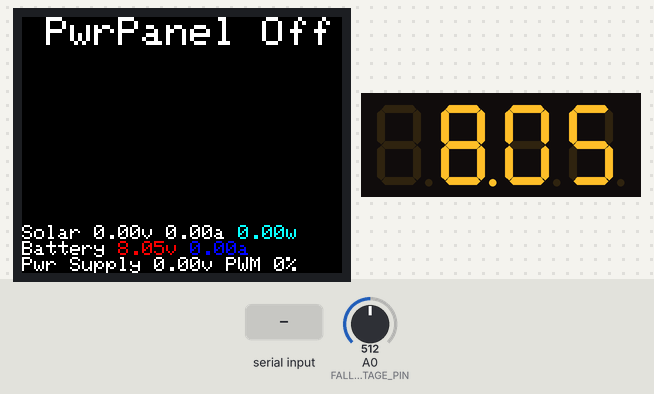
Simulated run of this sketch. Board: Arduino Leonardo, built with avr-gcc and run on an emulated ATmega32U4. On the bench: 160×128 colour display, 4-digit seven-segment display. Inputs (shaded band) come from the test bench; at power-on: A0 (FALLBACK_VOLTAGE_PIN) = 512.

Above: at 1.8 s.
1.9 s: "noBat\n" received over the second serial link
At 3.3 s:
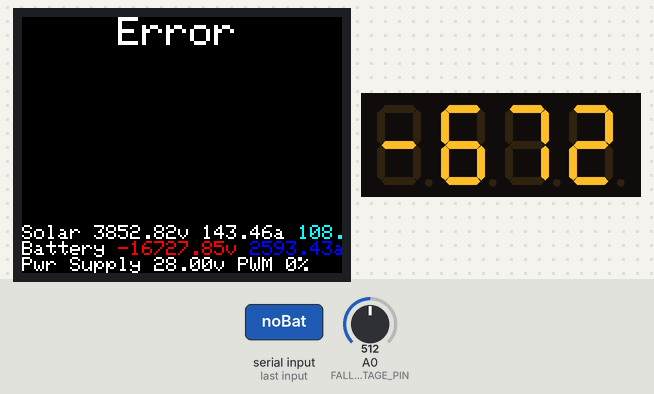
4.9 s: A0 (FALLBACK_VOLTAGE_PIN) set to 716
At 5.7 s:
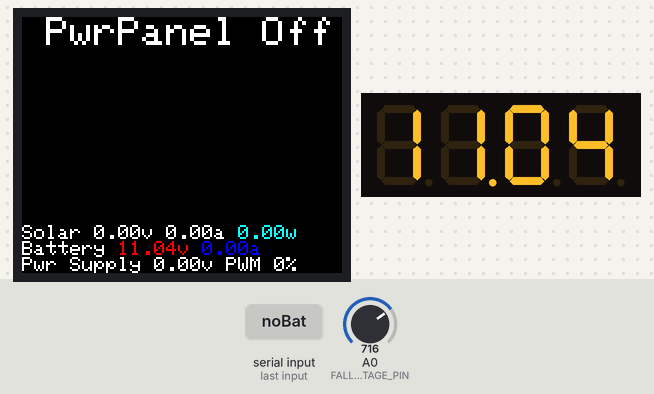
6.5 s: "sleep\n" received over the second serial link
At 8.0 s:
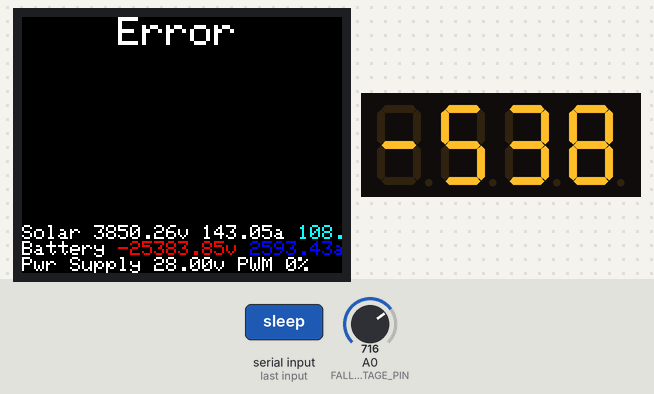
9.5 s: A0 (FALLBACK_VOLTAGE_PIN) set to 900
At 10.4 s:
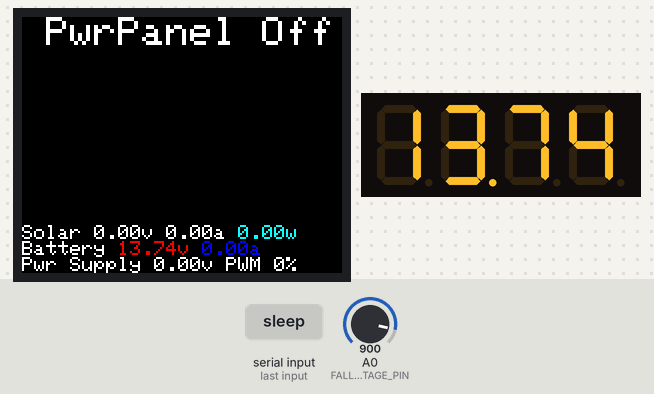
11.1 s: A0 (FALLBACK_VOLTAGE_PIN) set to 1023
At 33.7 s:
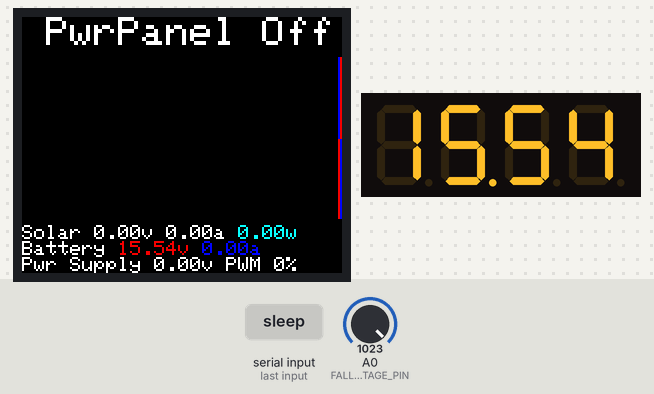
Timing chart, 0 to 35.2 s (numbered marks = the images above; inputs shaded):
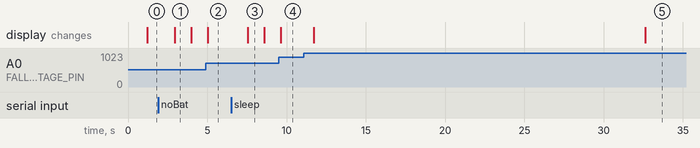

Measured:
- after the input at 1.9 s, the display: changes after 1.0 s (image 1)
- after the input at 4.9 s, the display: changes after 0.14 s (image 2)
- after the input at 6.5 s, the display: changes after 1.0 s (image 3)
- after the input at 9.5 s, the display: changes after 0.14 s (image 4)
- what the display in image 1 shows lasts 1.1 s, from 2.9 s to 4.0 s

The sketch:

gobox.ino
```cpp
#include <Adafruit_ST77xx.h>
#include <Adafruit_ST7789.h>
#include <Adafruit_ST7735.h>

#include <HT16K33.h>

// TFT
//////////////////////////////////////

#define TFT_CS  10
#define TFT_RST 9
#define TFT_DC  8

Adafruit_ST7735 tft = Adafruit_ST7735( TFT_CS, TFT_DC, TFT_RST );

// 7-Segment Display
//////////////////////////////////////

#define SEG_ID  0x70

HT16K33 seg( SEG_ID );

// Fallback Voltage
//////////////////////////////////////

#define FALLBACK_VOLTAGE_PIN      A0
#define FALLBACK_VOLTAGE_SCALE    0.014665    // My voltage divider is 1:3 so 15v becomes 5v
                                              // This value is calibrated to my protoboard/resistor combination
#define FALLBACK_VOLTAGE_BIAS     0.538       // I am sampling downstream of the input protection diode.
                                              // This value is the measured forward voltage of my particular Arduino

#define FALLBACK_VOLTAGE_AVG      8           // Average this many samples -- configured to match the value used in LLPP

// Colors
//////////////////////////////////////

// Colors on this TFT are 18bit BGR, so the standard Adafruit GFX colors don't work properly

#define GOBOX_COLOR_WHITE   0B111111111111111111
#define GOBOX_COLOR_BLACK   0B000000000000000000
#define GOBOX_COLOR_RED     0B000000000000111111
#define GOBOX_COLOR_GREEN   0B000000111111000000
#define GOBOX_COLOR_BLUE    0B111111000000000000
#define GOBOX_COLOR_YELLOW  0B000000111111111111

// Display Data
//////////////////////////////////////

enum charging_status { off, noBatt, sleep, mppt, cc, cv, error, start } charging_status = off;

float sol_volts = 0.00;
float sol_amps = 0.00;

float bat_volts = 0.00;
float bat_amps = 0.00;

float ps_volts = 0.00;
int pwm = 0;

float sol_watts = 0.00;

#define GRAPH_HEIGHT        80
#define GRAPH_MAX_SOL_WATTS 100.0
#define GRAPH_MAX_BAT_VOLTS 14.6
#define GRAPH_MIN_BAT_VOLTS 10.0
#define GRAPH_MAX_BAT_AMPS  5.0

#define GRAPH_POINTS        160
#define GRAPH_SPP           15      // Number of samples per graph point.  15 works out to a roughly 40 minute window in the 160px display.

bool graph_refresh = true;

int graph_point_count = 0;
int next_graph_point = 0;

int sample_count = 0;

float sample_sol_watts = 0.0;
float sample_bat_volts = 0.0;
float sample_bat_amps = 0.0;

byte sol_watts_graph_points[ GRAPH_POINTS ], bat_volts_graph_points[ GRAPH_POINTS ], bat_amps_graph_points[ GRAPH_POINTS ];

// LED Auto-brightness
//////////////////////////////////////

#define LED_BRIGHTNESS_MIN     1
#define LED_BRIGHTNESS_MAX     16

#define LED_SOLAR_MIN           10.0      // Use minimum brightness below this voltage
#define LED_SOLAR_MAX           20.0      // Use maximum brightness above this voltage

#define LED_BRIGHTNESS_SAMPLES  60        // Base LED brightness on a moving average smoothed over this many readings

int led_brightness_next = 0;
int led_brightness_samples[ LED_BRIGHTNESS_SAMPLES ];

// Functions
//////////////////////////////////////

void setup()
{
  int i;

  Serial.begin( 9600 );

  Serial1.begin( 115200 );
  Serial1.setTimeout( 1000 );

  tft.initR( INITR_BLACKTAB );

  tft.setRotation( 1 );
  tft.setTextWrap( false );

  tft.fillScreen( GOBOX_COLOR_BLACK );

  for ( i = 0; i < LED_BRIGHTNESS_SAMPLES; i++ )
  {
    led_brightness_samples[ i ] = LED_BRIGHTNESS_MIN;
  }

  seg.begin();
  seg.brightness( LED_BRIGHTNESS_MIN );
}

float fallback_voltage()
{
  int i, sum;

  for ( sum = 0, i = 0; i < FALLBACK_VOLTAGE_AVG; i++ )
  {
    sum += analogRead( FALLBACK_VOLTAGE_PIN );
    delayMicroseconds( 50 );
  }

  return FALLBACK_VOLTAGE_BIAS + ( ( sum / FALLBACK_VOLTAGE_AVG ) * FALLBACK_VOLTAGE_SCALE );
}

int constrain_graph_point_pos( int graph_point_pos )
{
  if ( graph_point_pos >= GRAPH_POINTS )
  {
    return graph_point_pos - GRAPH_POINTS;
  }
  else if ( graph_point_pos < 0 )
  {
    return GRAPH_POINTS + graph_point_pos;
  }

  return graph_point_pos;
}

int graph_point_y( float percent )
{
  return 20 + ( GRAPH_HEIGHT - constrain( GRAPH_HEIGHT * percent, 0, GRAPH_HEIGHT ) );
}

void read_graph_point()
{
  String raw_data;
  unsigned int seconds;
  char charging[ 6 ];
  float max_amps;
  int sol_volts_whole, sol_volts_fract;
  int sol_amps_whole, sol_amps_fract;
  int bat_volts_whole, bat_volts_fract;
  int bat_amps_whole, bat_amps_fract;
  int max_amps_whole, max_amps_fract;
  int ps_volts_whole, ps_volts_fract;
  int sol_watts_whole, sol_watts_fract;
  float point_sol_watts, point_bat_volts, point_bat_amps;

  raw_data = Serial1.readStringUntil( '\r' );   // LLPP has incorrect \n\r line termination
  raw_data.trim();

  if ( raw_data.length() == 0 )
  {
    charging_status = off;

    sol_volts = 0.00;
    sol_amps = 0.00;

    bat_volts = fallback_voltage();
    bat_amps = 0.00;

    ps_volts = 0.00;
    pwm = 0;

    sol_watts = 0.00;
  }
  else
  {
    sscanf( raw_data.c_str(), "%u Charging = %s pwm = %d Vpv = %d.%d Ipv = %d.%d Vbatt = %d.%d Ibatt = %d.%d/%d.%d Vps = %d.%d Wpv = %d.%d",
            &seconds, charging, &pwm, &sol_volts_whole, &sol_volts_fract, &sol_amps_whole, &sol_amps_fract, &bat_volts_whole, &bat_volts_fract,
            &bat_amps_whole, &bat_amps_fract, &max_amps_whole, &max_amps_fract, &ps_volts_whole, &ps_volts_fract, &sol_watts_whole, &sol_watts_fract );

    sol_volts = sol_volts_whole + ( sol_volts_fract / 100.0 );
    sol_amps  = sol_amps_whole + ( sol_amps_fract / 100.0 );
    bat_volts = bat_volts_whole + ( bat_volts_fract / 100.0 );
    bat_amps  = bat_amps_whole + ( bat_amps_fract / 100.0 );
    max_amps  = max_amps_whole + ( max_amps_fract / 100.0 );
    ps_volts  = ps_volts_whole + ( ps_volts_fract / 100.0 );
    sol_watts = sol_watts_whole + ( sol_watts_fract / 100.0 );

    if ( !strcmp( charging, "noBat" ) )       charging_status = noBatt;
    else if ( !strcmp( charging, "sleep" ) )  charging_status = sleep;
    else if ( !strcmp( charging, "mppt" ) )   charging_status = mppt;
    else if ( !strcmp( charging, "cc" ) )     charging_status = cc;
    else if ( !strcmp( charging, "cv" ) )     charging_status = cv;
    else if ( !strcmp( charging, "start" ) )  charging_status = start;
    else                                      charging_status = error;
  }

  sample_sol_watts  += sol_watts;
  sample_bat_volts  += bat_volts;
  sample_bat_amps   += bat_amps;

  if ( ++sample_count >= GRAPH_SPP )
  {
    point_sol_watts = sample_sol_watts / sample_count;
    point_bat_volts = sample_bat_volts / sample_count;
    point_bat_amps  = sample_bat_amps / sample_count;

    sol_watts_graph_points[ next_graph_point ]  = graph_point_y( point_sol_watts / GRAPH_MAX_SOL_WATTS );
    bat_volts_graph_points[ next_graph_point ]  = graph_point_y( ( point_bat_volts - GRAPH_MIN_BAT_VOLTS ) / ( GRAPH_MAX_BAT_VOLTS - GRAPH_MIN_BAT_VOLTS ) );
    bat_amps_graph_points[ next_graph_point ]   = graph_point_y( point_bat_amps / GRAPH_MAX_BAT_AMPS );

    if ( ++next_graph_point >= GRAPH_POINTS )
    {
      next_graph_point = 0;
    }

    if ( graph_point_count < GRAPH_POINTS )
    {
      graph_point_count++;
    }

    sample_count      = 0;
    sample_sol_watts  = 0.0;
    sample_bat_volts  = 0.0;
    sample_bat_amps   = 0.0;

    graph_refresh     = true;
  }
}

void draw_header()
{
  tft.setCursor( 0, 0 );

  tft.setTextSize( 2 );
  tft.setTextColor( GOBOX_COLOR_WHITE, GOBOX_COLOR_BLACK );

  switch ( charging_status )
  {
    case off    : tft.print( " PwrPanel Off " );  break;
    case noBatt : tft.print( "  No Battery  " );  break;
    case sleep  : tft.print( "    Sleep     " );  break;
    case mppt   : tft.print( "    MPPT      " );  break;
    case cc     : tft.print( "Charging (CC) " );  break;
    case cv     : tft.print( "Charging (CV) " );  break;
    case error  : tft.print( "    Error     " );  break;
    case start  : tft.print( " Initializing " );  break;
  }
}

void draw_text_data()
{
  tft.setCursor( 0, 104 );

  tft.setTextSize( 1 );
  tft.setTextColor( GOBOX_COLOR_WHITE, GOBOX_COLOR_BLACK );

  // Solar
  tft.print( "Solar " );
  tft.print( sol_volts );
  tft.print( "v " );
  tft.print( sol_amps );
  tft.print( "a " );

  tft.setTextColor( GOBOX_COLOR_YELLOW, GOBOX_COLOR_BLACK );
  tft.print( sol_watts );
  tft.println( "w          " );
  tft.setTextColor( GOBOX_COLOR_WHITE, GOBOX_COLOR_BLACK );

  // Battery
  tft.print( "Battery " );

  tft.setTextColor( GOBOX_COLOR_BLUE, GOBOX_COLOR_BLACK );
  tft.print( bat_volts );
  tft.print( "v " );
  tft.setTextColor( GOBOX_COLOR_WHITE, GOBOX_COLOR_BLACK );

  tft.setTextColor( GOBOX_COLOR_RED, GOBOX_COLOR_BLACK );
  tft.print( bat_amps );
  tft.println( "a          " );
  tft.setTextColor( GOBOX_COLOR_WHITE, GOBOX_COLOR_BLACK );

  // Power Supply
  tft.print( "Pwr Supply " );
  tft.print( ps_volts );
  tft.print( "v PWM " );
  tft.print( pwm );
  tft.print( "%            " );
}

void draw_graph()
{
  int x0, x1;
  int graph_points_drawn, graph_point0_pos, graph_point1_pos;

  if ( !graph_refresh )
  {
    return;
  }

  tft.fillRect( 0, 20, GRAPH_POINTS, GRAPH_HEIGHT, GOBOX_COLOR_BLACK );

  // Since we are using lines, we cannot draw anything until we have two graph_points
  if ( graph_point_count < 2 )
  {
    return;
  }

  graph_point0_pos = constrain_graph_point_pos( next_graph_point - graph_point_count );
  graph_point1_pos = constrain_graph_point_pos( next_graph_point - graph_point_count + 1 );

  for ( x0 = GRAPH_POINTS - graph_point_count, x1 = x0 + 1, graph_points_drawn = 1; graph_points_drawn < graph_point_count; x0++, x1++, graph_points_drawn++ )
  {
    tft.drawLine( x0, sol_watts_graph_points[ graph_point0_pos ], x1, sol_watts_graph_points[ graph_point1_pos ], GOBOX_COLOR_YELLOW );
    tft.drawLine( x0, bat_volts_graph_points[ graph_point0_pos ], x1, bat_volts_graph_points[ graph_point1_pos ], GOBOX_COLOR_BLUE );
    tft.drawLine( x0, bat_amps_graph_points[ graph_point0_pos ], x1, bat_amps_graph_points[ graph_point1_pos ], GOBOX_COLOR_RED );

    graph_point0_pos = graph_point1_pos;
    graph_point1_pos = constrain_graph_point_pos( graph_point1_pos + 1 );
  }

  graph_refresh = false;
}

void update_voltmeter()
{
  // Display power supply/system voltage when the PwrPanel is on and there is no battery,
  // as the PwrPanel will report 0.00v for the battery and there's no reason to show that.

  if ( charging_status == noBatt )
  {
    seg.displayFloat( fallback_voltage(), 2 );
  }
  else
  {
    seg.displayFloat( bat_volts, 2 );
  }
}

void update_led_brightness()
{
  int i;
  int led_brightness_point, led_brightness_sum;

  if ( sol_volts <= LED_SOLAR_MIN )
  {
    led_brightness_point  = LED_BRIGHTNESS_MIN;
  }
  else if ( sol_volts >= LED_SOLAR_MAX )
  {
    led_brightness_point  = LED_BRIGHTNESS_MAX;
  }
  else
  {
    led_brightness_point  = LED_BRIGHTNESS_MIN + ( ( LED_BRIGHTNESS_MAX - LED_BRIGHTNESS_MIN ) * ( ( sol_volts - LED_SOLAR_MIN ) / ( LED_SOLAR_MAX - LED_SOLAR_MIN ) ) );
  }

  led_brightness_samples[ led_brightness_next ] = led_brightness_point;
  if ( ++led_brightness_next >= LED_BRIGHTNESS_SAMPLES )
  {
    led_brightness_next = 0;
  }

  // Calculate moving average
  for ( i = 0, led_brightness_sum = 0; i < LED_BRIGHTNESS_SAMPLES; i++ )
  {
    led_brightness_sum += led_brightness_samples[ i ];
  }

  seg.brightness( led_brightness_sum / LED_BRIGHTNESS_SAMPLES );
}

void loop()
{
  read_graph_point();

  draw_header();
  draw_text_data();
  draw_graph();
  update_led_brightness();
  update_voltmeter();
}
```
